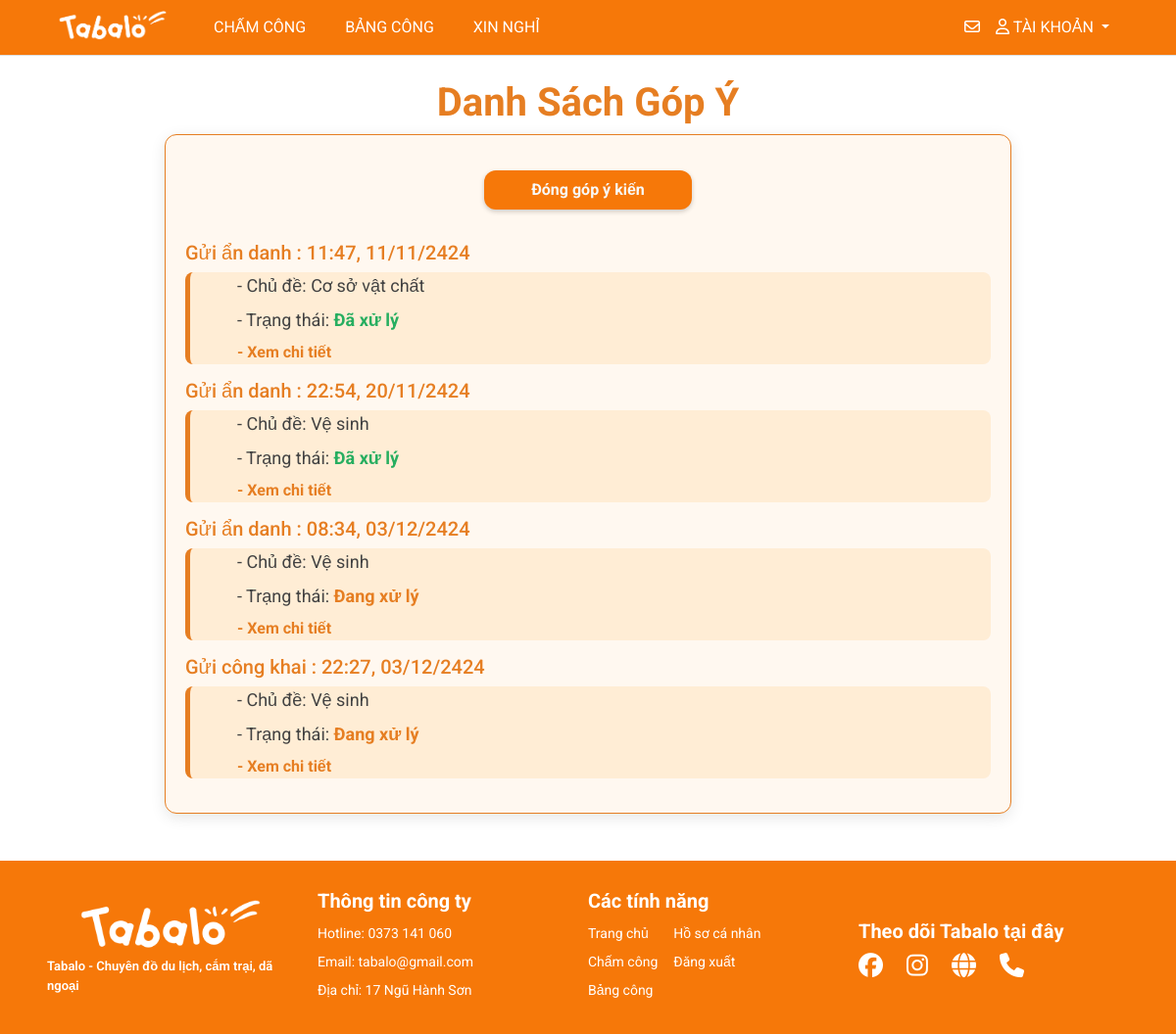
Before: /letters/ (signed in) with the older database file.
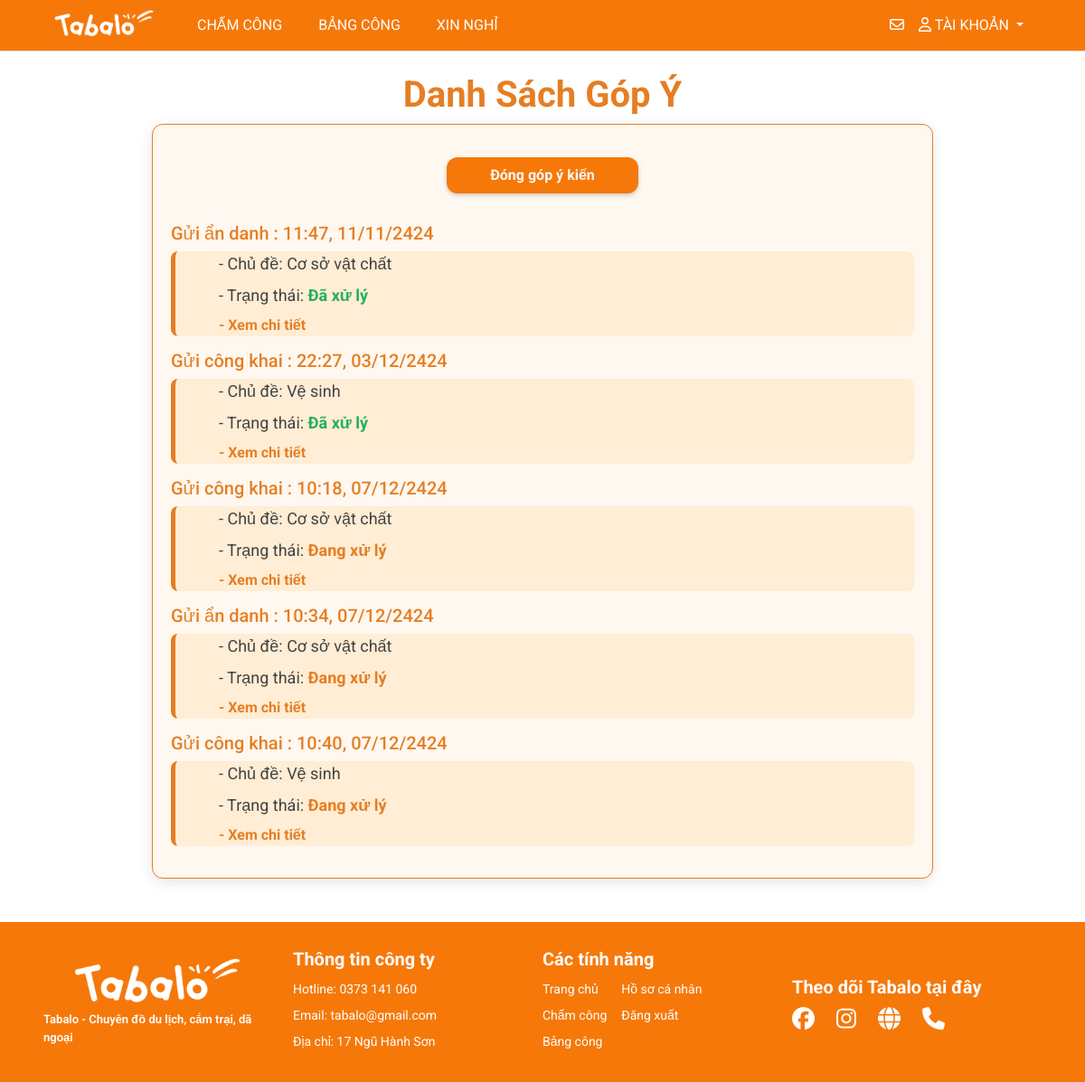
After: the same page with the newer database file.
### myapp/models.py (models this page shows, shortened)
class Letter(models.Model):
    user = models.ForeignKey(User, on_delete=models.CASCADE)
    is_anonymous = models.BooleanField(default=False)
    topic = models.ForeignKey(TopicLetter, on_delete=models.CASCADE)
    content = models.TextField()
    status = models.CharField(max_length=30, choices=[('Đang xử lý', 'Đang xử lý'),('Đã xử lý', 'Đã xử lý')], default='Đang xử lý')
    created_at = models.DateTimeField(auto_now_add=True)

class TopicLetter(models.Model):
  name = models.CharField(max_length=50)
  def __str__(self):
      return self.name

### myapp/views.py (the view, shortened to what this page needs)
# urls.py: path('letters/', views.letters, name='letters'),
def letters(request):
    if request.user.is_authenticated:
        title = 'Hòm thư ý kiến'
        my_letters = Letter.objects.filter(user=request.user)
        form = LetterForm(request.POST or None)
        context = {'title': title, 'form': form, 'my_letters': my_letters}
        return render(request, 'pages/letters.html', context)
    else:
        return redirect('login')

### management/context_processors.py (called while the page is built)
def pending_dayoff(request):
  count_pending = DayOffRequest.objects.filter(status='pending').count()
  return {'count_pending': count_pending}

### templates/pages/letters.html (shortened to what this page needs)
{% extends '../layouts/base.html' %}
{% block main %}
<br>
<h1 style="text-align: center; font-size: 2.5rem; font-weight: bold; color: #E67E22;">Danh Sách Góp Ý</h1>
<div class="container" style="display: flex; justify-content: center;">
  <div style="width: 80%; background-color: #FFF8F0; border: 1px solid #E67E22; border-radius: 12px; padding: 20px; box-shadow: 0 4px 15px rgba(0, 0, 0, 0.1);">
    <center>
      <button id="open-form" class="btn btn-info bg-btn btn-letter mt-3 text-light pe-5 ps-5 pt-2 pb-2"
              style="background-color: #E67E22; border: none; border-radius: 8px; font-weight: bold; box-shadow: 0 2px 5px rgba(0, 0, 0, 0.2);">
        Đóng góp ý kiến
      </button>
    </center>
    <br>
    <div>
      {% if my_letters %}
        {% for lt in my_letters %}
          <h5 class="mt-2" style="font-size: 20px; color: #E67E22;">
            {% if lt.is_anonymous %} Gửi ẩn danh {% else %} Gửi công khai {% endif %}: {{ lt.created_at|date:"H:i, d/m/yy" }}
          </h5>
          <div class="px-5" style="border-left: 5px solid #E67E22; padding-left: 15px; background-color: #FFEDD5; border-radius: 8px; margin-bottom: 15px;">
            <div style="font-size: 18px; color: #424242;" class="pb-2">- Chủ đề: {{ lt.topic.name }}</div>
            <div style="font-size: 18px; color: #424242;" class="pb-2">- Trạng thái:
              <span style="color: {% if lt.status == 'Đang xử lý' %}#E67E22{% else %}#27AE60{% endif %}; font-weight: 700;">
                {{ lt.status }}
              </span>
            </div>
            <a href="/letters/{{ lt.id }}/" style="text-decoration: none; color: #E67E22; font-weight: bold;">- Xem chi tiết</a>
          </div>
        {% endfor %}
      {% else %}
          <h5 style="font-size: 20px; color: #424242;">Bạn chưa đóng góp ý kiến</h5>
      {% endif %}
    </div>
  </div>
</div>
<br><br>
{% load static %}
{% endblock %}

Changed rows visible on the page:
removed Letter: is_anonymous "Gửi ẩn danh", created_at "22:54, 20/11/2424", topic.name "Vệ sinh", status "Đã xử lý"
removed Letter: is_anonymous "Gửi ẩn danh", created_at "08:34, 03/12/2424", topic.name "Vệ sinh", status "Đang xử lý"
changed Letter (number 2 of 5 on the later page): status "Đang xử lý" → "Đã xử lý"
added Letter: is_anonymous "Gửi công khai", created_at "10:18, 07/12/2424", topic.name "Cơ sở vật chất", status "Đang xử lý"
added Letter: is_anonymous "Gửi ẩn danh", created_at "10:34, 07/12/2424", topic.name "Cơ sở vật chất", status "Đang xử lý"
added Letter: is_anonymous "Gửi công khai", created_at "10:40, 07/12/2424", topic.name "Vệ sinh", status "Đang xử lý"
